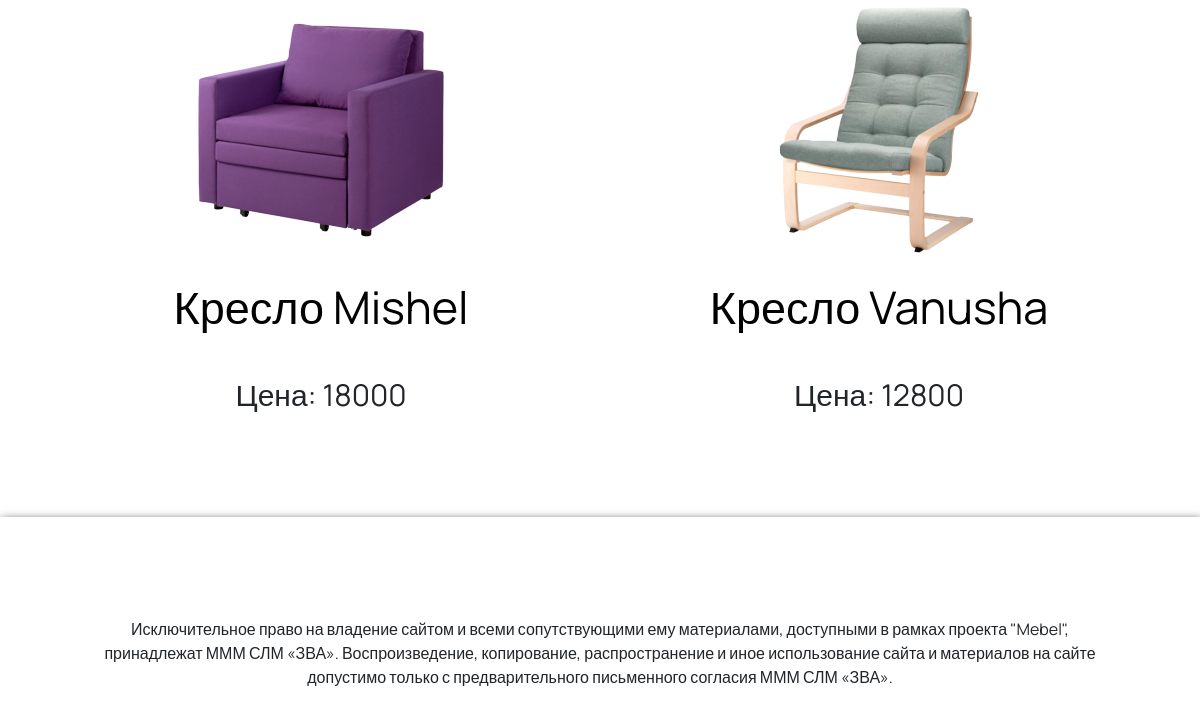
/products (lower part), run on an earlier commit of the app's database.
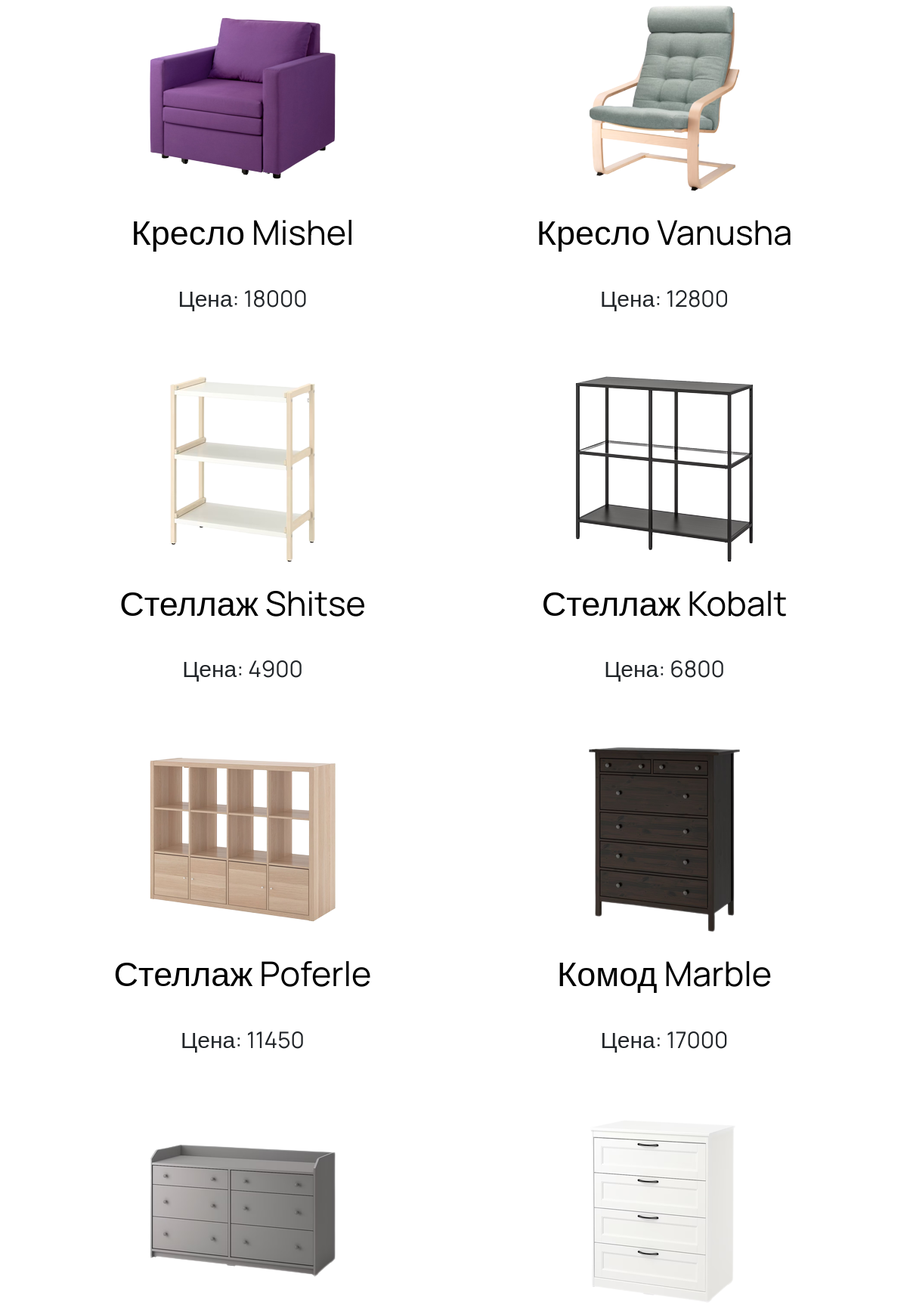
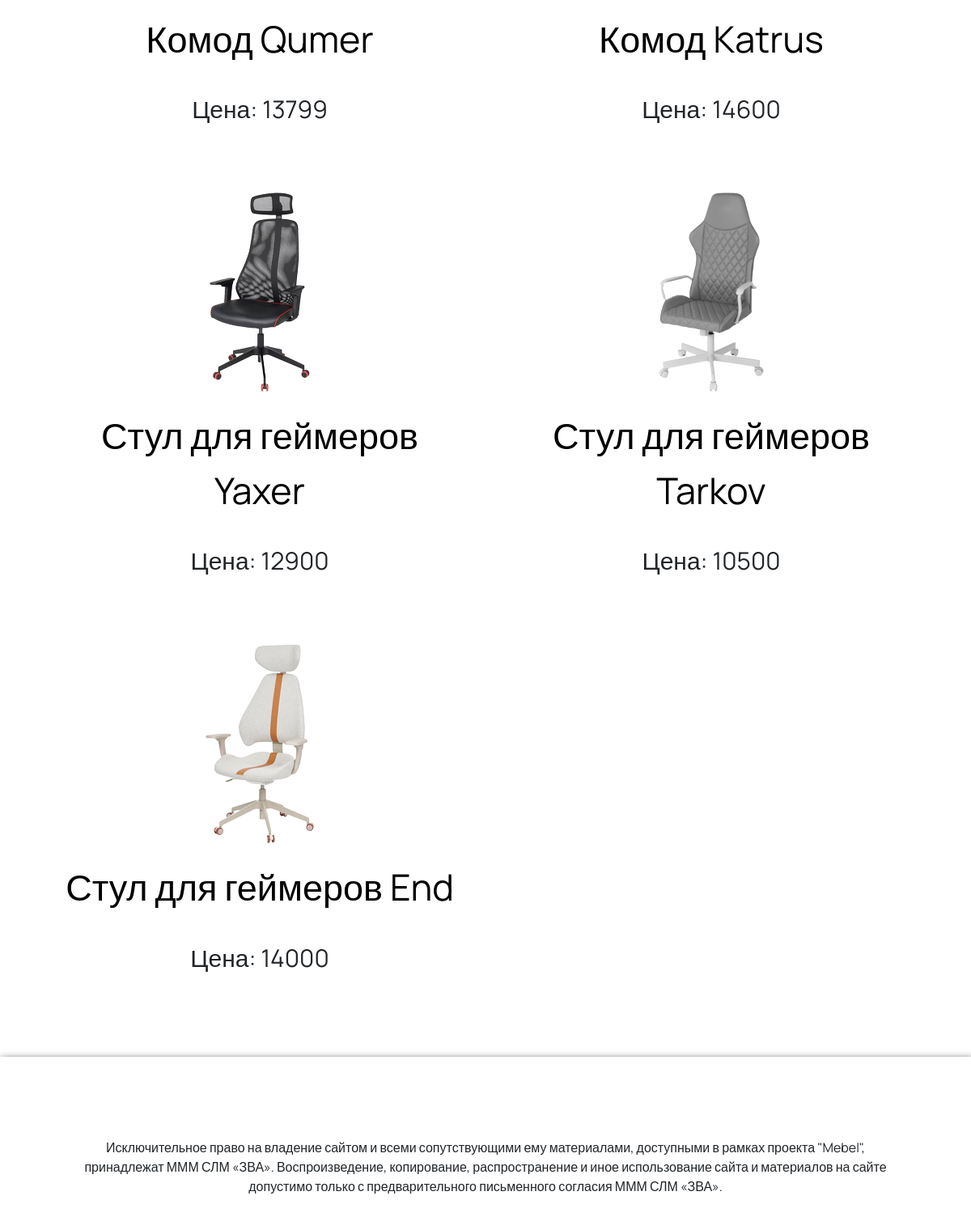
And on a later commit of the database (2 pictures, top to bottom).
### data/products.py (models this page shows)
class Product(SqlAlchemyBase):
    __tablename__ = 'products'
    id = sqlalchemy.Column(sqlalchemy.Integer, primary_key=True, autoincrement=True)
    name = sqlalchemy.Column(sqlalchemy.String, unique=True)
    price = sqlalchemy.Column(sqlalchemy.Integer, nullable=True)
    image_name = sqlalchemy.Column(sqlalchemy.String)
    description = sqlalchemy.Column(sqlalchemy.String)

### main.py (the view)
@app.route('/products')
def products():
    db_sess = db_session.create_session()
    all_products = db_sess.query(Product).all()
    return render_template('products.html', products=all_products, title='Товары')

### data/db_session.py (called while the page is built)
def create_session() -> Session:
    global __factory
    return __factory()

### templates/products.html (shortened to what this page needs)
{% extends "base.html" %}
{% block content %}
    <div class="product_body">
        {% for item in products %}
        <div class="row_product">
            <p class="product_img"><img src="{{url_for('static', filename=item.image_name)}}" class="product_img"></p>
            <p><a class="product_title" href="products/{{ item.id }}">{{ item.name }}</a></p>
            <p class="product_set">Цена: {{ item.price }}</p>
        </div>
        {% endfor %}
    </div>
{% endblock %}

### templates/base.html (shortened to what this page needs)
<!DOCTYPE html>
<html lang="en">
<head>
    <link rel="stylesheet" href="{{ url_for('static',filename='styles/style_base.css') }}">
    <link rel="stylesheet" href="{{ url_for('static',filename='styles/style_products.css') }}">
    <link rel="stylesheet" href="{{ url_for('static',filename='styles/style_index.css') }}">
     <link href="https://cdn.jsdelivr.net/npm/bootstrap@5.1.3/dist/css/bootstrap.min.css" rel="stylesheet">
</head>
<body>
  <main role="main" class="container">
      {% block content %}{% endblock %}
  </main>
  <br>
  <footer class="footer">
    <div class="footer_content">
      <div class="footer_column">
        <p>Исключительное право на владение сайтом и всеми сопутствующими ему материалами, доступными в рамках проекта "Mebel", принадлежат МММ СЛМ «ЗВА». Воспроизведение, копирование, распространение и иное использование сайта и материалов на сайте допустимо только с предварительного письменного согласия МММ СЛМ «ЗВА».</p>
      </div>
      </div>
  </footer>
</body>
</html>

### static/styles/style_base.css (style rules this page uses)
html,body { height: 100%; width: 100%; margin: 0; padding: 0; }
.product_set { margin-top: 30px; }
.footer { grid-area: footer; margin-top: 30px; padding: 100px; box-shadow: 2px 5px 10px 1px black; font-family: 'Manrope', sans-serif; }

### static/styles/style_products.css (style rules this page uses)
.product_body { display: grid; grid-template: 1fr / 1fr 1fr 1fr; }
.product_title { transition-duration: 0.3s; font-family: 'Manrope', sans-serif; font-size: 45px; text-align: center; text-decoration-line: none; color: black; }
.product_set { font-family: 'Manrope', sans-serif; font-size: 30px; }
.row_product { margin: 30px; }
@media (max-width: 1200px) { .product_body { display: grid; grid-template: 1fr / 1fr 1fr; } }

### static/styles/style_index.css (style rules this page uses)
html,body { height: 100%; width: 100%; margin: 0; padding: 0; }
.footer { grid-area: footer; margin-top: 30px; padding: 100px; box-shadow: 2px 5px 10px 1px black; font-family: 'Manrope', sans-serif; }

What changed in the data, as far as the page shows it:
added Product: image_name (picture), name "Стеллаж Shitse", price "4900"
added Product: image_name (picture), name "Стеллаж Kobalt", price "6800"
added Product: image_name (picture), name "Стеллаж Poferle", price "11450"
added Product: image_name (picture), name "Комод Marble", price "17000"
added Product: image_name (picture), name "Комод Qumer", price "13799"
added Product: image_name (picture), name "Комод Katrus", price "14600"
added Product: image_name (picture), name "Стул для геймеров Yaxer", price "12900"
added Product: image_name (picture), name "Стул для геймеров Tarkov", price "10500"
added Product: image_name (picture), name "Стул для геймеров End", price "14000"
